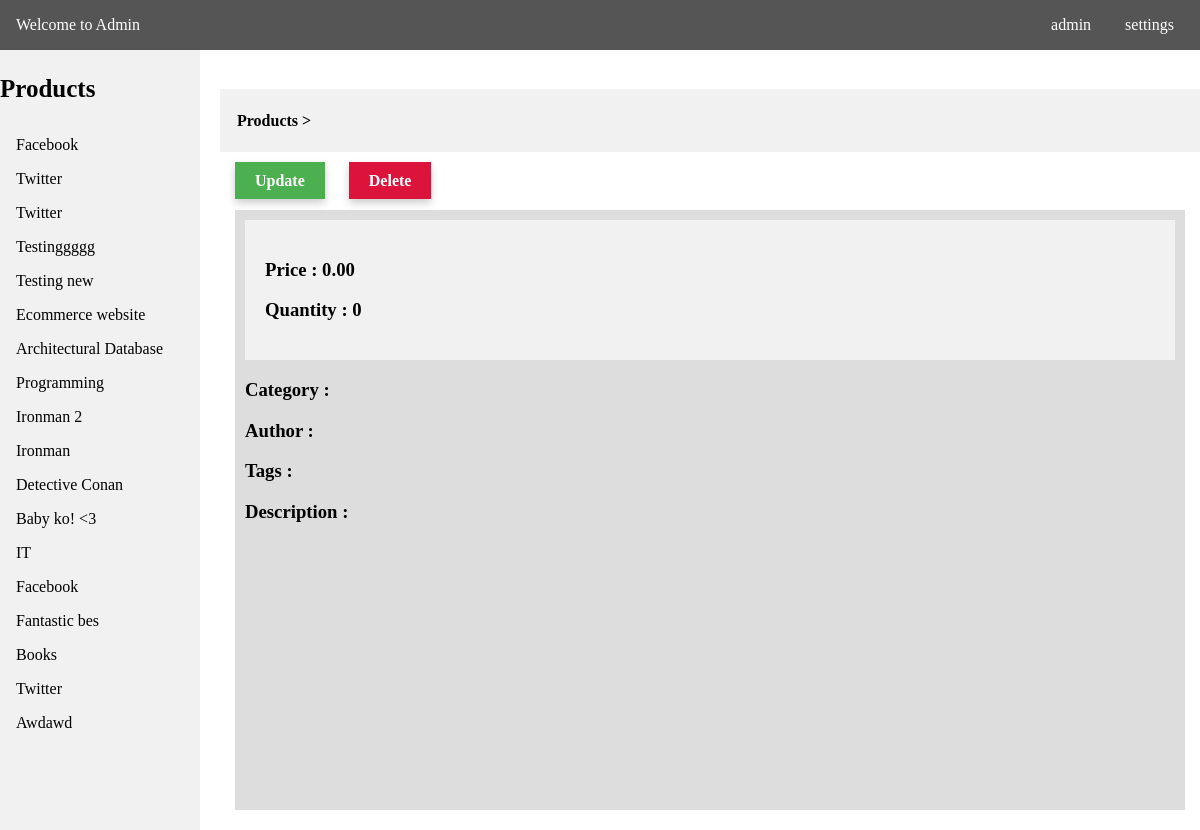
The app's page /admin/product_details.php with its own data.
### tables this page shows
CREATE TABLE `tbl_stack` (
  `id` int(11) NOT NULL,
  `title` varchar(50) DEFAULT NULL,
  `category` varchar(255) NOT NULL,
  `price` int(20) NOT NULL,
  `quantity` int(20) NOT NULL,
  `title_desc` varchar(50) DEFAULT NULL,
  `image` varchar(255) NOT NULL,
  `some_text` varchar(50) DEFAULT NULL,
  `description` text,
  `date_created` datetime NOT NULL DEFAULT CURRENT_TIMESTAMP
);

### api/dbh.php (called while the page is built, shortened)
<?php
class dbh {
    public function __construct() {
        $this->servername = HOST;
        $this->username = USER;
        $this->password = PASS;
        $this->dbname = DBNAME;
        $this->conn = mysqli_connect($this->servername,$this->username,$this->password,$this->dbname);
    }
}
?>

### config.php (called while the page is built, shortened)
<?php
include API.'dbh.php';
include API.'viewUser.php';
$viewUser = new ViewUser;
?>

### api/viewUser.php (called while the page is built, shortened)
<?php
class ViewUser extends User {
    public function get_data($get_table) {
        $query = "SELECT * FROM ".$get_table." ORDER BY id DESC";
        $res = mysqli_query($this->conn,$query);
        return $res;
    }
}
?>

### admin/product_details.php (the view, shortened to what this page needs)
<?php
include '../config.php';
?>
<!DOCTYPE html>
<html>
<head>
    <link rel="stylesheet" type="text/css" media="screen" href="admin_css/main.css" />
</head>
<body>
<div class="header">
    <p><a style="color:#fff;text-decoration:none;" href="<?php echo ADMIN_URL;?>">Welcome to Admin</a></p>
    <div class="head-content">
        <p>admin</p>
        <p>settings</p>
    </div>
</div>
<nav>
    <ul>
    <p style="font-size:25px;font-weight:bold;">Products</p>
    <?php
        $tbl = "tbl_stack";
        $res = $viewUser->get_data($tbl);
        while($row = $res->fetch_assoc()) {
            $title = $row['title'];
            $id = $row['id'];
    ?>
        <li><a href="<?php echo ADMIN_URL.'product_details.php?id='.$id; ?>"><?php echo ucfirst($title); ?></a></li>
    <?php
        }
    ?>
    </ul>
</nav>
<div class="container">
    <br>
<div style="background-color:#f1f1f1;padding:1px;"><h4>&nbsp &nbsp <a style="color:#000;text-decoration:none;" href="<?php echo ADMIN_URL.'products.php';?>">Products</a> > <?php echo $ptitle; ?></h4></div>
    <div class="content">
        <div class="row">
            <div class="options">
                <a class="update" href="<?php echo ADMIN_URL.'product_update.php?id='.$pid;?>">Update</a>
                <a class="delete" onclick="return confirm('Are you sure?')" href="<?php echo ADMIN_URL.'ajax/delete.php?id='.$pid;?>">Delete</a>
            </div>
            <div style="padding: 20px;">
                <div style="padding:10px;width:100%;background-color:#ddd;">
                <div style="padding:20px;width:100%;background-color:#f1f1f1;">
                    <h3>Price : <?php echo $money ? $money.' pesos'  : '0.00' ;?></h3>
                    <h3>Quantity : <?php echo $qty ? $qty.' pieces' : '0' ;?></h3>
                </div>
                <h3>Category : <?php echo $category;?></h3>
                <h3>Author : <?php echo $title_desc;?></h3>
                <h3>Tags : <?php echo $some_text;?></h3>
                <h3 style="height:280px;overflow:auto;">Description : <?php echo $desc;?></h3>
                </div>
            </div>
    </div>
    </div>
</div>
</body>
</html>

### admin/admin_css/main.css (style rules this page uses)
* { box-sizing: border-box; }
body { margin: 0; font-family: Cambria, Cochin, Georgia, Times, 'Times New Roman', serif; }
ul { list-style-type: none; margin: 0; padding: 0; width: 200px; top: 50px; background-color: #f1f1f1; position: fixed; height: 100%; overflow: auto; }
li a { display: block; color: #000; padding: 8px 16px; text-decoration: none; }
.header { background-color: #555; color:white; display: inline-block; width: 100%; position:fixed; top:0; padding: 16px; }
.header p { display: inline; }
.container { margin-top: 50px; margin-left: 220px; }
.content { margin-top: 20px; }
.head-content { float:right; }
.head-content p { margin-left: 10px; padding: 10px; }
.row { margin: 0 -5px; }
.row:after { content: ""; display: table; clear: both; }
.options a { margin-left: 20px; padding: 10px 20px; background-color: #f1f1f1; text-decoration: none; color: #fff; font-weight: bold; box-shadow: 0 4px 8px 0 rgba(0, 0, 0, 0.2); }
.options .update { background-color: #4CAF50; }
.options .delete { background-color: crimson; }

### records on screen
tbl_stack: title "Facebook"
tbl_stack: title "Twitter"
tbl_stack: title "Twitter"
tbl_stack: title "Testinggggg"
tbl_stack: title "Testing new"
tbl_stack: title "Ecommerce website"
tbl_stack: title "Architectural Database"
tbl_stack: title "Programming"
tbl_stack: title "Ironman 2"
tbl_stack: title "Ironman"
tbl_stack: title "Detective Conan"
tbl_stack: title "Baby ko! <3"
tbl_stack: title "IT"
tbl_stack: title "Facebook"
tbl_stack: title "Fantastic bes"
tbl_stack: title "Books"
tbl_stack: title "Twitter"
tbl_stack: title "Awdawd"
